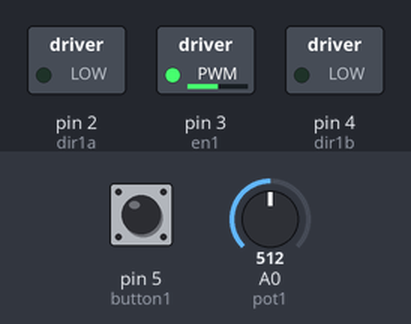
A sketch run on a simulated Arduino Uno, built with avr-gcc and run on an emulated ATmega328P. Parts: switched loads named in the sketch (green lamp = pin HIGH). The test bench sets the inputs (shaded band); at power-on: pin 5 (button1) HIGH, A0 (pot1) = 512.

Above: at 1.2 s.
1.3 s: pin 5 (button1) pulled LOW for 1 s
At 3.1 s:
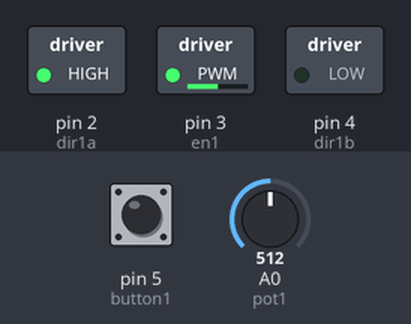
3.8 s: A0 (pot1) set to 716
At 4.4 s:
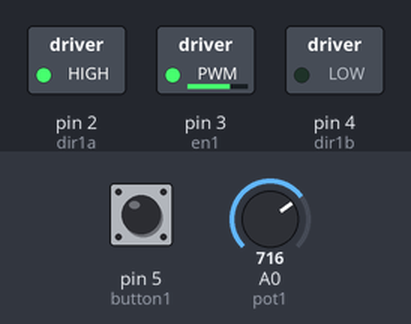
5.3 s: pin 5 (button1) pulled LOW for 0.15 s
At 6.5 s:
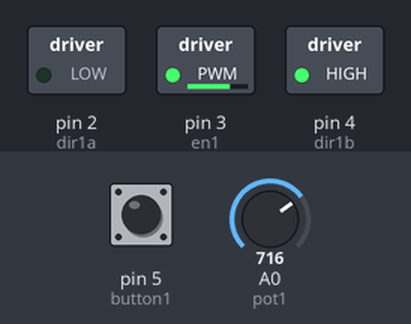
6.9 s: A0 (pot1) set to 900
At 8.0 s:
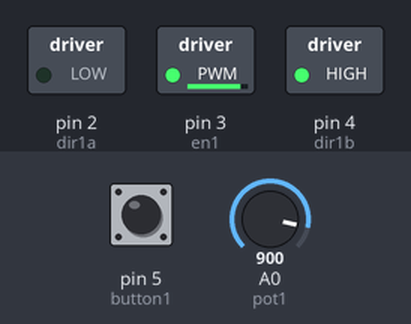
8.4 s: pin 5 (button1) pulled LOW for 0.15 s
At 9.1 s:
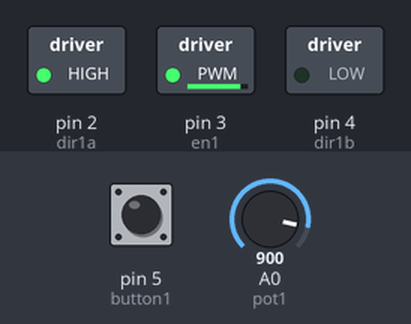
10.0 s: A0 (pot1) set to 122
At 10.3 s:
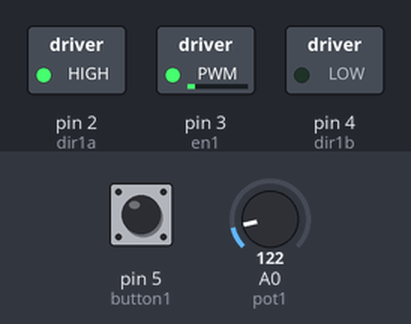
Timing chart, 0 to 12.5 s (numbered marks = the images above; inputs shaded):
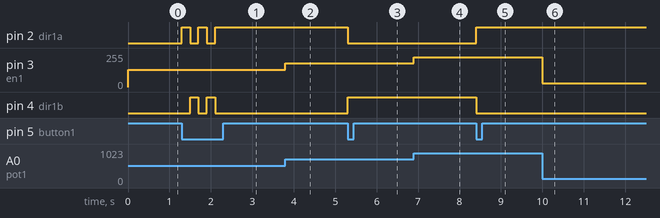

Measured:
- after the input at 1.3 s, pin 2 (dir1a): alternates HIGH for 0.20 s and LOW for 0.20 s, 5 changes in all, then stays HIGH, starting at once; pin 4 (dir1b): alternates HIGH for 0.20 s and LOW for 0.20 s, 4 changes in all, then stays LOW, starting after 0.20 s
- after the input at 3.8 s, pin 3 (en1): 128/255 → 179/255 at once
- after the input at 5.3 s, pin 2 (dir1a): HIGH → LOW at once; pin 4 (dir1b): LOW → HIGH at once
- after the input at 6.9 s, pin 3 (en1): 179/255 → 225/255 at once
- after the input at 8.4 s, pin 2 (dir1a): LOW → HIGH at once; pin 4 (dir1b): HIGH → LOW at once
- after the input at 10.0 s, pin 3 (en1): 225/255 → 30/255 at once

The sketch:

sketch_3g.ino
```cpp
/*
	Pilotare un motore con metà ponte H.
	I pin en1 ed en2 devono essere PWM.
*/

const int dir1a = 2, dir1b = 4, en1 = 3, pot1 = A0, button1 = 5;
bool state1;

void setup ()
{
	pinMode(dir1a, OUTPUT);	// impostiamo come output
	pinMode(dir1b, OUTPUT);	// impostiamo come output
	pinMode(en1, OUTPUT);	// impostiamo come output
	pinMode(pot1, INPUT);	// impostiamo come input
	pinMode(button1, INPUT_PULLUP);	// impostiamo come input con pullup
}

void loop ()
{
	int val1 = analogRead(pot1) /4;	// leggiamo e dividiamo
	analogWrite(en1, val1);			//

	if (!digitalRead(button1))
	{
		state1 = !state1;
		digitalWrite(dir1a, state1);
		digitalWrite(dir1b, !state1);
		delay(200);
	}
}
```
